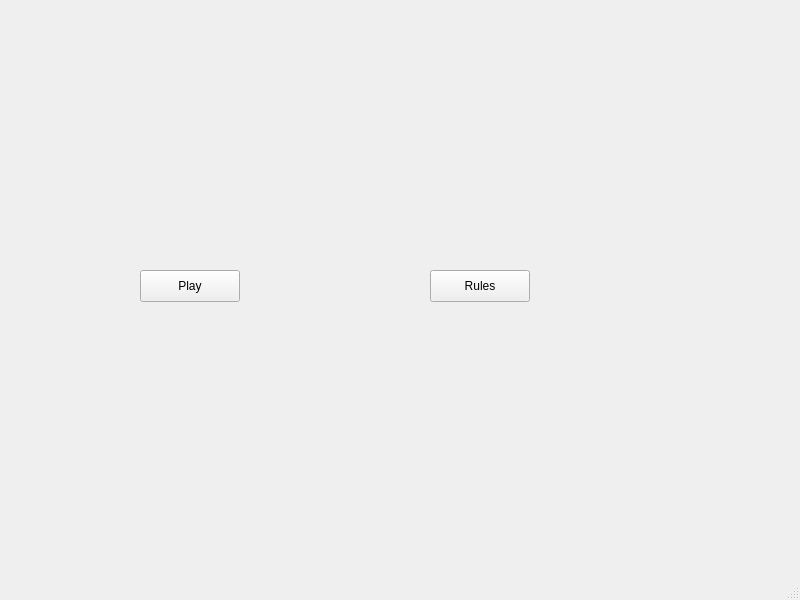
<?xml version="1.0" encoding="UTF-8"?>
<ui version="4.0">
 <class>ScumGUI</class>
 <widget class="QMainWindow" name="ScumGUI">
  <property name="geometry">
   <rect>
    <x>0</x>
    <y>0</y>
    <width>800</width>
    <height>600</height>
   </rect>
  </property>
  <property name="windowTitle">
   <string>ScumGUI</string>
  </property>
  <widget class="QWidget" name="centralwidget">
   <widget class="QPushButton" name="pushButton">
    <property name="geometry">
     <rect>
      <x>140</x>
      <y>270</y>
      <width>100</width>
      <height>32</height>
     </rect>
    </property>
    <property name="text">
     <string>Play</string>
    </property>
   </widget>
   <widget class="QPushButton" name="pushButton_2">
    <property name="geometry">
     <rect>
      <x>430</x>
      <y>270</y>
      <width>100</width>
      <height>32</height>
     </rect>
    </property>
    <property name="text">
     <string>Rules</string>
    </property>
   </widget>
  </widget>
  <widget class="QMenuBar" name="menubar">
   <property name="geometry">
    <rect>
     <x>0</x>
     <y>0</y>
     <width>800</width>
     <height>22</height>
    </rect>
   </property>
  </widget>
  <widget class="QStatusBar" name="statusbar"/>
 </widget>
 <resources/>
 <connections/>
</ui>
